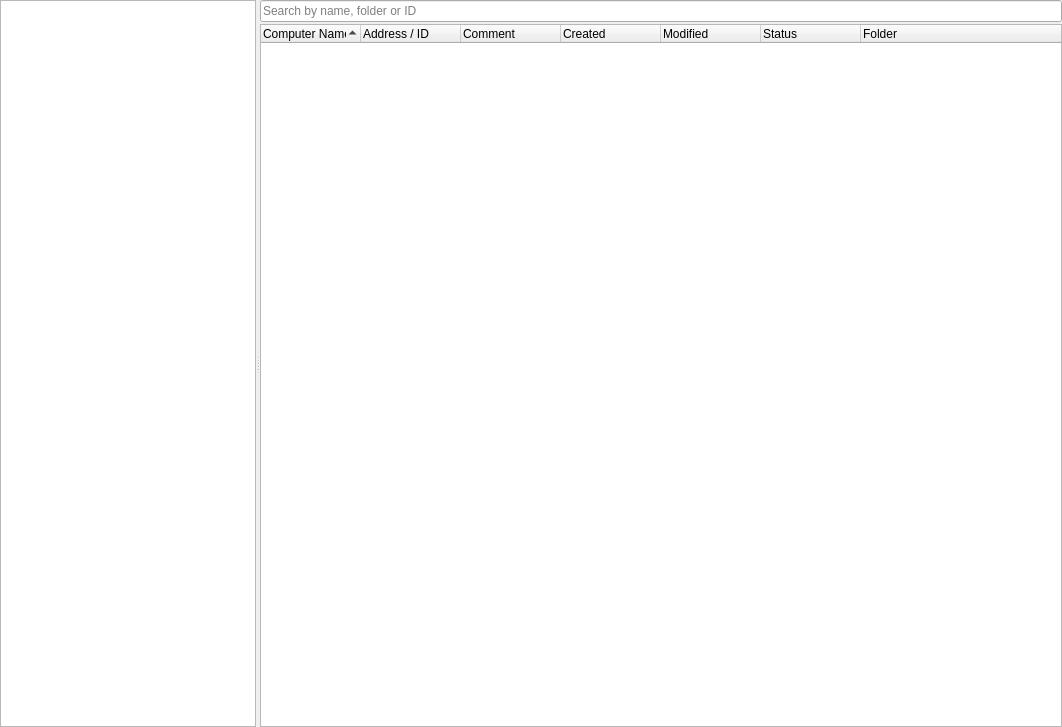
<?xml version="1.0" encoding="UTF-8"?>
<ui version="4.0">
 <class>AddressBookTab</class>
 <widget class="QWidget" name="AddressBookTab">
  <property name="geometry">
   <rect>
    <x>0</x>
    <y>0</y>
    <width>1062</width>
    <height>727</height>
   </rect>
  </property>
  <property name="windowTitle">
   <string notr="true"/>
  </property>
  <layout class="QVBoxLayout" name="verticalLayout">
   <property name="leftMargin">
    <number>0</number>
   </property>
   <property name="topMargin">
    <number>0</number>
   </property>
   <property name="rightMargin">
    <number>0</number>
   </property>
   <property name="bottomMargin">
    <number>0</number>
   </property>
   <item>
    <widget class="QSplitter" name="splitter">
     <property name="orientation">
      <enum>Qt::Horizontal</enum>
     </property>
     <widget class="console::ComputerGroupTree" name="tree_group">
      <property name="sizePolicy">
       <sizepolicy hsizetype="Preferred" vsizetype="Expanding">
        <horstretch>0</horstretch>
        <verstretch>0</verstretch>
       </sizepolicy>
      </property>
      <property name="contextMenuPolicy">
       <enum>Qt::CustomContextMenu</enum>
      </property>
      <property name="dragEnabled">
       <bool>false</bool>
      </property>
      <property name="dragDropMode">
       <enum>QAbstractItemView::DragDrop</enum>
      </property>
      <property name="defaultDropAction">
       <enum>Qt::MoveAction</enum>
      </property>
      <property name="selectionBehavior">
       <enum>QAbstractItemView::SelectItems</enum>
      </property>
      <attribute name="headerVisible">
       <bool>false</bool>
      </attribute>
      <column>
       <property name="text">
        <string notr="true"/>
       </property>
      </column>
     </widget>
     <widget class="QWidget" name="computer_panel">
      <property name="sizePolicy">
       <sizepolicy hsizetype="Expanding" vsizetype="Expanding">
        <horstretch>1</horstretch>
        <verstretch>0</verstretch>
       </sizepolicy>
      </property>
      <layout class="QVBoxLayout" name="computer_layout">
       <property name="leftMargin">
        <number>0</number>
       </property>
       <property name="topMargin">
        <number>0</number>
       </property>
       <property name="rightMargin">
        <number>0</number>
       </property>
       <property name="bottomMargin">
        <number>0</number>
       </property>
       <property name="spacing">
        <number>2</number>
       </property>
       <item>
        <widget class="QLineEdit" name="edit_search">
         <property name="clearButtonEnabled">
          <bool>true</bool>
         </property>
         <property name="placeholderText">
          <string>Search by name, folder or ID</string>
         </property>
        </widget>
       </item>
       <item>
        <widget class="console::ComputerTree" name="tree_computer">
      <property name="sizePolicy">
       <sizepolicy hsizetype="Expanding" vsizetype="Expanding">
        <horstretch>1</horstretch>
        <verstretch>0</verstretch>
       </sizepolicy>
      </property>
      <property name="contextMenuPolicy">
       <enum>Qt::CustomContextMenu</enum>
      </property>
      <property name="dragEnabled">
       <bool>true</bool>
      </property>
      <property name="dragDropMode">
       <enum>QAbstractItemView::DragOnly</enum>
      </property>
      <property name="defaultDropAction">
       <enum>Qt::MoveAction</enum>
      </property>
      <property name="selectionBehavior">
       <enum>QAbstractItemView::SelectRows</enum>
      </property>
      <property name="indentation">
       <number>0</number>
      </property>
      <property name="sortingEnabled">
       <bool>true</bool>
      </property>
      <property name="columnCount">
       <number>7</number>
      </property>
      <column>
       <property name="text">
        <string>Computer Name</string>
       </property>
      </column>
      <column>
       <property name="text">
        <string>Address / ID</string>
       </property>
      </column>
      <column>
       <property name="text">
        <string>Comment</string>
       </property>
      </column>
      <column>
       <property name="text">
        <string>Created</string>
       </property>
      </column>
      <column>
       <property name="text">
        <string>Modified</string>
       </property>
      </column>
      <column>
       <property name="text">
        <string>Status</string>
       </property>
      </column>
      <column>
       <property name="text">
        <string>Folder</string>
       </property>
      </column>
        </widget>
       </item>
      </layout>
     </widget>
    </widget>
   </item>
  </layout>
 </widget>
 <customwidgets>
  <customwidget>
   <class>console::ComputerGroupTree</class>
   <extends>QTreeWidget</extends>
   <header>console/computer_group_tree.h</header>
  </customwidget>
  <customwidget>
   <class>console::ComputerTree</class>
   <extends>QTreeWidget</extends>
   <header>console/computer_tree.h</header>
  </customwidget>
 </customwidgets>
 <resources/>
 <connections/>
</ui>
